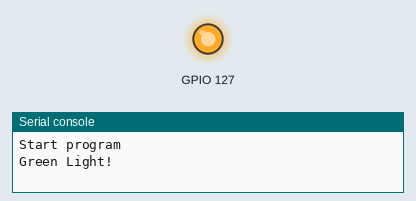
The program below on a simulated MicroPython board. On the bench: output pins drawn as LEDs (lit = HIGH), the last lines printed to the serial console.

Above: at 2.5 s.
At 8.5 s:
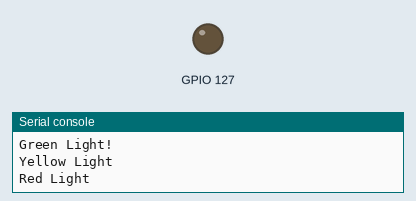
Timing chart, 0 to 15.6 s (numbered marks = the images above):
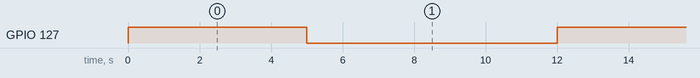

The program:

Trafficlight.py
```python
import time
from machine import Pin


redLED = Pin('P9_0')                    # create pin object for pin P9_0. This is for the Red LED
redLED.init(Pin.OUT, Pin.PULL_DOWN)      # set pin as output and enable pull-down resistor.
redLED.low()                             # set value low.

yellowLED = Pin('P9_5')                    # create pin object for pin P9_5. This is for the yellow LED.
yellowLED.init(Pin.OUT, Pin.PULL_DOWN)      # set pin as output and enable pull-down resistor.
yellowLED.low()

greenLED = Pin('P6_5')                    # create pin object for pin P6_5. This is for the green LED.
greenLED.init(Pin.OUT, Pin.PULL_DOWN)      # set pin as output and enable pull-down resistor.
greenLED.low()                             # set value low.
print("Start program")
while True: # repeat forever.

    redLED.low() # Turn off red for green light
    yellowLED.low()  # turn off yellow
    greenLED.high() # turn on green
    print("Green Light!")
    time.sleep(5) # wait 5 seconds

    redLED.low() # turn off red light for yellow light
    yellowLED.high()   # turn yellow light on
    greenLED.low() #turn green light off.
    print("Yellow Light")
    time.sleep(2) # wait 2 seconds

    redLED.high() # turn on Red light
    yellowLED.low()   # turn off yellow light
    greenLED.low() # turn off green lignt
    print("Red Light")
    time.sleep(5) # wait 5 seconds
```

Measured:
- by itself, GPIO 127: alternates HIGH for 5.0 s and LOW for 7.0 s
